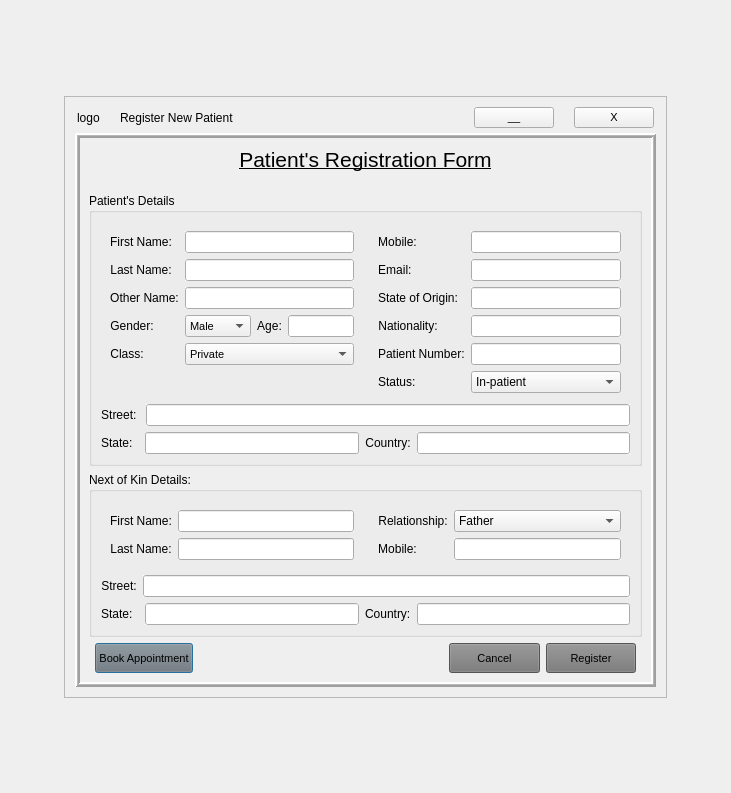
<?xml version="1.0" encoding="UTF-8"?>
<ui version="4.0">
 <class>Register</class>
 <widget class="QDialog" name="Register">
  <property name="geometry">
   <rect>
    <x>0</x>
    <y>0</y>
    <width>731</width>
    <height>793</height>
   </rect>
  </property>
  <property name="sizePolicy">
   <sizepolicy hsizetype="Fixed" vsizetype="Fixed">
    <horstretch>0</horstretch>
    <verstretch>0</verstretch>
   </sizepolicy>
  </property>
  <property name="windowTitle">
   <string>Dialog</string>
  </property>
  <layout class="QGridLayout" name="gridLayout_4">
   <property name="leftMargin">
    <number>2</number>
   </property>
   <property name="topMargin">
    <number>2</number>
   </property>
   <property name="rightMargin">
    <number>2</number>
   </property>
   <property name="bottomMargin">
    <number>2</number>
   </property>
   <property name="spacing">
    <number>2</number>
   </property>
   <item row="2" column="1">
    <spacer name="verticalSpacer_2">
     <property name="orientation">
      <enum>Qt::Vertical</enum>
     </property>
     <property name="sizeHint" stdset="0">
      <size>
       <width>20</width>
       <height>40</height>
      </size>
     </property>
    </spacer>
   </item>
   <item row="1" column="0">
    <spacer name="horizontalSpacer_2">
     <property name="orientation">
      <enum>Qt::Horizontal</enum>
     </property>
     <property name="sizeHint" stdset="0">
      <size>
       <width>40</width>
       <height>20</height>
      </size>
     </property>
    </spacer>
   </item>
   <item row="0" column="1">
    <spacer name="verticalSpacer">
     <property name="orientation">
      <enum>Qt::Vertical</enum>
     </property>
     <property name="sizeHint" stdset="0">
      <size>
       <width>20</width>
       <height>40</height>
      </size>
     </property>
    </spacer>
   </item>
   <item row="1" column="1">
    <widget class="QFrame" name="bgflayer">
     <property name="focusPolicy">
      <enum>Qt::StrongFocus</enum>
     </property>
     <property name="autoFillBackground">
      <bool>false</bool>
     </property>
     <property name="frameShape">
      <enum>QFrame::StyledPanel</enum>
     </property>
     <property name="frameShadow">
      <enum>QFrame::Raised</enum>
     </property>
     <layout class="QGridLayout" name="gridLayout_5">
      <property name="leftMargin">
       <number>10</number>
      </property>
      <property name="topMargin">
       <number>10</number>
      </property>
      <property name="rightMargin">
       <number>10</number>
      </property>
      <property name="bottomMargin">
       <number>10</number>
      </property>
      <property name="horizontalSpacing">
       <number>9</number>
      </property>
      <property name="verticalSpacing">
       <number>5</number>
      </property>
      <item row="1" column="0">
       <widget class="QFrame" name="bgfFrame">
        <property name="sizePolicy">
         <sizepolicy hsizetype="Preferred" vsizetype="Expanding">
          <horstretch>0</horstretch>
          <verstretch>0</verstretch>
         </sizepolicy>
        </property>
        <property name="autoFillBackground">
         <bool>true</bool>
        </property>
        <property name="frameShape">
         <enum>QFrame::Box</enum>
        </property>
        <property name="frameShadow">
         <enum>QFrame::Raised</enum>
        </property>
        <property name="lineWidth">
         <number>2</number>
        </property>
        <property name="midLineWidth">
         <number>1</number>
        </property>
        <layout class="QGridLayout" name="gridLayout_2">
         <item row="5" column="0">
          <layout class="QHBoxLayout" name="horizontalLayout">
           <property name="leftMargin">
            <number>6</number>
           </property>
           <property name="rightMargin">
            <number>6</number>
           </property>
           <item>
            <widget class="QPushButton" name="bookBtn">
             <property name="sizePolicy">
              <sizepolicy hsizetype="Minimum" vsizetype="Fixed">
               <horstretch>0</horstretch>
               <verstretch>3</verstretch>
              </sizepolicy>
             </property>
             <property name="minimumSize">
              <size>
               <width>0</width>
               <height>30</height>
              </size>
             </property>
             <property name="font">
              <font>
               <family>Tahoma</family>
               <pointsize>8</pointsize>
              </font>
             </property>
             <property name="cursor">
              <cursorShape>PointingHandCursor</cursorShape>
             </property>
             <property name="autoFillBackground">
              <bool>false</bool>
             </property>
             <property name="styleSheet">
              <string notr="true">background-color: rgb(118, 118, 118);
color: rgb(0, 0, 0);</string>
             </property>
             <property name="text">
              <string>Book Appointment</string>
             </property>
            </widget>
           </item>
           <item>
            <spacer name="horizontalSpacer">
             <property name="orientation">
              <enum>Qt::Horizontal</enum>
             </property>
             <property name="sizeType">
              <enum>QSizePolicy::Maximum</enum>
             </property>
             <property name="sizeHint" stdset="0">
              <size>
               <width>250</width>
               <height>20</height>
              </size>
             </property>
            </spacer>
           </item>
           <item>
            <widget class="QPushButton" name="cancelBtn">
             <property name="sizePolicy">
              <sizepolicy hsizetype="Minimum" vsizetype="Fixed">
               <horstretch>0</horstretch>
               <verstretch>3</verstretch>
              </sizepolicy>
             </property>
             <property name="minimumSize">
              <size>
               <width>0</width>
               <height>30</height>
              </size>
             </property>
             <property name="font">
              <font>
               <family>Tahoma</family>
               <pointsize>8</pointsize>
              </font>
             </property>
             <property name="cursor">
              <cursorShape>PointingHandCursor</cursorShape>
             </property>
             <property name="autoFillBackground">
              <bool>false</bool>
             </property>
             <property name="styleSheet">
              <string notr="true">background-color: rgb(118, 118, 118);
color: rgb(0, 0, 0);</string>
             </property>
             <property name="text">
              <string>Cancel</string>
             </property>
            </widget>
           </item>
           <item>
            <widget class="QPushButton" name="regBtn">
             <property name="sizePolicy">
              <sizepolicy hsizetype="Minimum" vsizetype="Fixed">
               <horstretch>0</horstretch>
               <verstretch>3</verstretch>
              </sizepolicy>
             </property>
             <property name="minimumSize">
              <size>
               <width>0</width>
               <height>30</height>
              </size>
             </property>
             <property name="font">
              <font>
               <family>Tahoma</family>
               <pointsize>8</pointsize>
              </font>
             </property>
             <property name="cursor">
              <cursorShape>PointingHandCursor</cursorShape>
             </property>
             <property name="autoFillBackground">
              <bool>false</bool>
             </property>
             <property name="styleSheet">
              <string notr="true">background-color: rgb(118, 118, 118);
color: rgb(0, 0, 0);</string>
             </property>
             <property name="text">
              <string>Register</string>
             </property>
            </widget>
           </item>
          </layout>
         </item>
         <item row="2" column="0">
          <widget class="QGroupBox" name="groupBox_3">
           <property name="sizePolicy">
            <sizepolicy hsizetype="Preferred" vsizetype="Fixed">
             <horstretch>0</horstretch>
             <verstretch>0</verstretch>
            </sizepolicy>
           </property>
           <property name="title">
            <string>Patient's Details</string>
           </property>
           <property name="flat">
            <bool>true</bool>
           </property>
           <layout class="QGridLayout" name="gridLayout_3">
            <item row="0" column="0">
             <widget class="QFrame" name="frame">
              <property name="sizePolicy">
               <sizepolicy hsizetype="Preferred" vsizetype="Preferred">
                <horstretch>1</horstretch>
                <verstretch>0</verstretch>
               </sizepolicy>
              </property>
              <property name="frameShape">
               <enum>QFrame::NoFrame</enum>
              </property>
              <property name="frameShadow">
               <enum>QFrame::Plain</enum>
              </property>
              <layout class="QFormLayout" name="formLayout">
               <property name="bottomMargin">
                <number>4</number>
               </property>
               <item row="0" column="0">
                <widget class="QLabel" name="pfnamelbl">
                 <property name="text">
                  <string>First Name:</string>
                 </property>
                 <property name="alignment">
                  <set>Qt::AlignCenter</set>
                 </property>
                 <property name="wordWrap">
                  <bool>true</bool>
                 </property>
                 <property name="margin">
                  <number>5</number>
                 </property>
                </widget>
               </item>
               <item row="0" column="1">
                <widget class="QLineEdit" name="pfname">
                 <property name="minimumSize">
                  <size>
                   <width>0</width>
                   <height>0</height>
                  </size>
                 </property>
                 <property name="font">
                  <font>
                   <family>Tahoma</family>
                   <pointsize>8</pointsize>
                  </font>
                 </property>
                 <property name="autoFillBackground">
                  <bool>true</bool>
                 </property>
                </widget>
               </item>
               <item row="1" column="0">
                <widget class="QLabel" name="plnamelbl">
                 <property name="text">
                  <string>Last Name:</string>
                 </property>
                 <property name="alignment">
                  <set>Qt::AlignCenter</set>
                 </property>
                 <property name="wordWrap">
                  <bool>true</bool>
                 </property>
                 <property name="margin">
                  <number>5</number>
                 </property>
                </widget>
               </item>
               <item row="1" column="1">
                <widget class="QLineEdit" name="plname">
                 <property name="font">
                  <font>
                   <family>Tahoma</family>
                   <pointsize>8</pointsize>
                  </font>
                 </property>
                 <property name="autoFillBackground">
                  <bool>true</bool>
                 </property>
                </widget>
               </item>
               <item row="2" column="0">
                <widget class="QLabel" name="ponamelbl">
                 <property name="text">
                  <string>Other Name:</string>
                 </property>
                 <property name="alignment">
                  <set>Qt::AlignCenter</set>
                 </property>
                 <property name="wordWrap">
                  <bool>true</bool>
                 </property>
                 <property name="margin">
                  <number>5</number>
                 </property>
                </widget>
               </item>
               <item row="2" column="1">
                <widget class="QLineEdit" name="poname">
                 <property name="font">
                  <font>
                   <family>Tahoma</family>
                   <pointsize>8</pointsize>
                  </font>
                 </property>
                 <property name="autoFillBackground">
                  <bool>true</bool>
                 </property>
                </widget>
               </item>
               <item row="3" column="0">
                <widget class="QLabel" name="pgenderlbl">
                 <property name="text">
                  <string>Gender:</string>
                 </property>
                 <property name="alignment">
                  <set>Qt::AlignCenter</set>
                 </property>
                 <property name="wordWrap">
                  <bool>true</bool>
                 </property>
                 <property name="margin">
                  <number>5</number>
                 </property>
                 <property name="indent">
                  <number>2</number>
                 </property>
                 <property name="openExternalLinks">
                  <bool>false</bool>
                 </property>
                </widget>
               </item>
               <item row="3" column="1">
                <layout class="QHBoxLayout" name="horizontalLayout_14">
                 <item>
                  <widget class="QComboBox" name="pgender">
                   <property name="sizePolicy">
                    <sizepolicy hsizetype="Expanding" vsizetype="Fixed">
                     <horstretch>0</horstretch>
                     <verstretch>0</verstretch>
                    </sizepolicy>
                   </property>
                   <property name="font">
                    <font>
                     <family>Tahoma</family>
                     <pointsize>8</pointsize>
                    </font>
                   </property>
                   <item>
                    <property name="text">
                     <string>Male</string>
                    </property>
                   </item>
                   <item>
                    <property name="text">
                     <string>Female</string>
                    </property>
                   </item>
                   <item>
                    <property name="text">
                     <string>Other</string>
                    </property>
                   </item>
                  </widget>
                 </item>
                 <item>
                  <widget class="QLabel" name="pagelbl">
                   <property name="text">
                    <string>Age:</string>
                   </property>
                   <property name="alignment">
                    <set>Qt::AlignCenter</set>
                   </property>
                   <property name="wordWrap">
                    <bool>true</bool>
                   </property>
                   <property name="margin">
                    <number>6</number>
                   </property>
                  </widget>
                 </item>
                 <item>
                  <widget class="QLineEdit" name="page">
                   <property name="font">
                    <font>
                     <family>Tahoma</family>
                     <pointsize>8</pointsize>
                    </font>
                   </property>
                   <property name="autoFillBackground">
                    <bool>true</bool>
                   </property>
                  </widget>
                 </item>
                </layout>
               </item>
               <item row="4" column="0">
                <widget class="QLabel" name="pclasslbl">
                 <property name="text">
                  <string>Class:</string>
                 </property>
                 <property name="alignment">
                  <set>Qt::AlignCenter</set>
                 </property>
                 <property name="wordWrap">
                  <bool>true</bool>
                 </property>
                 <property name="margin">
                  <number>5</number>
                 </property>
                </widget>
               </item>
               <item row="4" column="1">
                <widget class="QComboBox" name="pclass">
                 <property name="sizePolicy">
                  <sizepolicy hsizetype="Expanding" vsizetype="Fixed">
                   <horstretch>0</horstretch>
                   <verstretch>0</verstretch>
                  </sizepolicy>
                 </property>
                 <property name="font">
                  <font>
                   <family>MS Shell Dlg 2</family>
                   <pointsize>8</pointsize>
                  </font>
                 </property>
                 <item>
                  <property name="text">
                   <string>Private</string>
                  </property>
                 </item>
                 <item>
                  <property name="text">
                   <string>Company</string>
                  </property>
                 </item>
                 <item>
                  <property name="text">
                   <string>HMO</string>
                  </property>
                 </item>
                 <item>
                  <property name="text">
                   <string>Family</string>
                  </property>
                 </item>
                </widget>
               </item>
              </layout>
             </widget>
            </item>
            <item row="1" column="0" colspan="2">
             <layout class="QVBoxLayout" name="verticalLayout_2">
              <item>
               <layout class="QHBoxLayout" name="horizontalLayout_3">
                <item>
                 <widget class="QLabel" name="paddressL1lbl">
                  <property name="sizePolicy">
                   <sizepolicy hsizetype="Fixed" vsizetype="Preferred">
                    <horstretch>0</horstretch>
                    <verstretch>0</verstretch>
                   </sizepolicy>
                  </property>
                  <property name="text">
                   <string>Street: </string>
                  </property>
                  <property name="alignment">
                   <set>Qt::AlignCenter</set>
                  </property>
                  <property name="wordWrap">
                   <bool>true</bool>
                  </property>
                  <property name="margin">
                   <number>5</number>
                  </property>
                 </widget>
                </item>
                <item>
                 <widget class="QLineEdit" name="paddressL1">
                  <property name="font">
                   <font>
                    <family>Tahoma</family>
                    <pointsize>8</pointsize>
                   </font>
                  </property>
                  <property name="autoFillBackground">
                   <bool>true</bool>
                  </property>
                 </widget>
                </item>
               </layout>
              </item>
              <item>
               <layout class="QHBoxLayout" name="horizontalLayout_4">
                <item>
                 <widget class="QLabel" name="pstatelbl">
                  <property name="text">
                   <string>State:  </string>
                  </property>
                  <property name="margin">
                   <number>5</number>
                  </property>
                 </widget>
                </item>
                <item>
                 <widget class="QLineEdit" name="pstate"/>
                </item>
                <item>
                 <widget class="QLabel" name="pcountrylbl">
                  <property name="sizePolicy">
                   <sizepolicy hsizetype="Fixed" vsizetype="Preferred">
                    <horstretch>0</horstretch>
                    <verstretch>0</verstretch>
                   </sizepolicy>
                  </property>
                  <property name="text">
                   <string>Country:</string>
                  </property>
                  <property name="alignment">
                   <set>Qt::AlignCenter</set>
                  </property>
                  <property name="margin">
                   <number>5</number>
                  </property>
                 </widget>
                </item>
                <item>
                 <widget class="QLineEdit" name="pcountry">
                  <property name="font">
                   <font>
                    <family>Tahoma</family>
                    <pointsize>8</pointsize>
                   </font>
                  </property>
                  <property name="autoFillBackground">
                   <bool>true</bool>
                  </property>
                 </widget>
                </item>
               </layout>
              </item>
             </layout>
            </item>
            <item row="0" column="1">
             <widget class="QFrame" name="frame_2">
              <property name="sizePolicy">
               <sizepolicy hsizetype="Preferred" vsizetype="Preferred">
                <horstretch>1</horstretch>
                <verstretch>0</verstretch>
               </sizepolicy>
              </property>
              <property name="frameShape">
               <enum>QFrame::NoFrame</enum>
              </property>
              <property name="frameShadow">
               <enum>QFrame::Plain</enum>
              </property>
              <layout class="QFormLayout" name="formLayout_2">
               <property name="bottomMargin">
                <number>5</number>
               </property>
               <item row="0" column="0">
                <widget class="QLabel" name="pmobilelbl">
                 <property name="text">
                  <string>Mobile:</string>
                 </property>
                 <property name="alignment">
                  <set>Qt::AlignCenter</set>
                 </property>
                 <property name="wordWrap">
                  <bool>true</bool>
                 </property>
                 <property name="margin">
                  <number>5</number>
                 </property>
                </widget>
               </item>
               <item row="0" column="1">
                <widget class="QLineEdit" name="pmobile">
                 <property name="font">
                  <font>
                   <family>Tahoma</family>
                   <pointsize>8</pointsize>
                  </font>
                 </property>
                 <property name="autoFillBackground">
                  <bool>true</bool>
                 </property>
                </widget>
               </item>
               <item row="1" column="0">
                <widget class="QLabel" name="pemaillbl">
                 <property name="text">
                  <string>Email: </string>
                 </property>
                 <property name="alignment">
                  <set>Qt::AlignCenter</set>
                 </property>
                 <property name="margin">
                  <number>5</number>
                 </property>
                </widget>
               </item>
               <item row="1" column="1">
                <widget class="QLineEdit" name="pemail">
                 <property name="font">
                  <font>
                   <family>Tahoma</family>
                   <pointsize>8</pointsize>
                  </font>
                 </property>
                 <property name="autoFillBackground">
                  <bool>true</bool>
                 </property>
                </widget>
               </item>
               <item row="2" column="0">
                <widget class="QLabel" name="poriginlbl">
                 <property name="text">
                  <string>State of Origin:</string>
                 </property>
                 <property name="alignment">
                  <set>Qt::AlignCenter</set>
                 </property>
                 <property name="wordWrap">
                  <bool>true</bool>
                 </property>
                 <property name="margin">
                  <number>5</number>
                 </property>
                </widget>
               </item>
               <item row="2" column="1">
                <widget class="QLineEdit" name="porigin">
                 <property name="font">
                  <font>
                   <family>Tahoma</family>
                   <pointsize>8</pointsize>
                  </font>
                 </property>
                 <property name="autoFillBackground">
                  <bool>true</bool>
                 </property>
                </widget>
               </item>
               <item row="4" column="0">
                <widget class="QLabel" name="pnumberlbl">
                 <property name="text">
                  <string>Patient Number:</string>
                 </property>
                 <property name="margin">
                  <number>5</number>
                 </property>
                </widget>
               </item>
               <item row="4" column="1">
                <widget class="QLineEdit" name="pnumber"/>
               </item>
               <item row="5" column="0">
                <widget class="QLabel" name="pstatuslbl">
                 <property name="text">
                  <string>Status:</string>
                 </property>
                 <property name="margin">
                  <number>5</number>
                 </property>
                </widget>
               </item>
               <item row="5" column="1">
                <widget class="QComboBox" name="pstatus">
                 <item>
                  <property name="text">
                   <string>In-patient</string>
                  </property>
                 </item>
                 <item>
                  <property name="text">
                   <string>Out-patient</string>
                  </property>
                 </item>
                 <item>
                  <property name="text">
                   <string>Discharged</string>
                  </property>
                 </item>
                </widget>
               </item>
               <item row="3" column="0">
                <widget class="QLabel" name="pnationalitylbl">
                 <property name="text">
                  <string>Nationality:</string>
                 </property>
                 <property name="alignment">
                  <set>Qt::AlignCenter</set>
                 </property>
                 <property name="margin">
                  <number>5</number>
                 </property>
                </widget>
               </item>
               <item row="3" column="1">
                <widget class="QLineEdit" name="pnationality">
                 <property name="font">
                  <font>
                   <family>Tahoma</family>
                   <pointsize>8</pointsize>
                  </font>
                 </property>
                 <property name="autoFillBackground">
                  <bool>true</bool>
                 </property>
                </widget>
               </item>
              </layout>
             </widget>
            </item>
           </layout>
          </widget>
         </item>
         <item row="1" column="0">
          <widget class="QLabel" name="pinfo">
           <property name="font">
            <font>
             <family>Tahoma</family>
             <pointsize>6</pointsize>
             <italic>true</italic>
            </font>
           </property>
           <property name="text">
            <string/>
           </property>
           <property name="alignment">
            <set>Qt::AlignCenter</set>
           </property>
          </widget>
         </item>
         <item row="3" column="0">
          <widget class="QGroupBox" name="groupBox_2">
           <property name="sizePolicy">
            <sizepolicy hsizetype="Preferred" vsizetype="Fixed">
             <horstretch>0</horstretch>
             <verstretch>0</verstretch>
            </sizepolicy>
           </property>
           <property name="title">
            <string>Next of Kin Details:</string>
           </property>
           <layout class="QGridLayout" name="gridLayout">
            <item row="1" column="0">
             <widget class="QFrame" name="frame_4">
              <property name="sizePolicy">
               <sizepolicy hsizetype="Preferred" vsizetype="Preferred">
                <horstretch>1</horstretch>
                <verstretch>0</verstretch>
               </sizepolicy>
              </property>
              <property name="frameShape">
               <enum>QFrame::NoFrame</enum>
              </property>
              <property name="frameShadow">
               <enum>QFrame::Plain</enum>
              </property>
              <layout class="QFormLayout" name="formLayout_3">
               <item row="0" column="0">
                <widget class="QLabel" name="pkfnamelbl">
                 <property name="text">
                  <string>First Name:</string>
                 </property>
                 <property name="alignment">
                  <set>Qt::AlignCenter</set>
                 </property>
                 <property name="wordWrap">
                  <bool>true</bool>
                 </property>
                 <property name="margin">
                  <number>5</number>
                 </property>
                </widget>
               </item>
               <item row="0" column="1">
                <widget class="QLineEdit" name="pkfname">
                 <property name="minimumSize">
                  <size>
                   <width>0</width>
                   <height>0</height>
                  </size>
                 </property>
                 <property name="font">
                  <font>
                   <family>Tahoma</family>
                   <pointsize>8</pointsize>
                  </font>
                 </property>
                 <property name="autoFillBackground">
                  <bool>true</bool>
                 </property>
                </widget>
               </item>
               <item row="1" column="0">
                <widget class="QLabel" name="pklnamelbl">
                 <property name="text">
                  <string>Last Name:</string>
                 </property>
                 <property name="alignment">
                  <set>Qt::AlignCenter</set>
                 </property>
                 <property name="wordWrap">
                  <bool>true</bool>
                 </property>
                 <property name="margin">
                  <number>5</number>
                 </property>
                </widget>
               </item>
               <item row="1" column="1">
                <widget class="QLineEdit" name="pklname"/>
               </item>
              </layout>
             </widget>
            </item>
            <item row="1" column="1">
             <widget class="QFrame" name="frame_6">
              <property name="sizePolicy">
               <sizepolicy hsizetype="Preferred" vsizetype="Preferred">
                <horstretch>1</horstretch>
                <verstretch>0</verstretch>
               </sizepolicy>
              </property>
              <property name="frameShape">
               <enum>QFrame::NoFrame</enum>
              </property>
              <property name="frameShadow">
               <enum>QFrame::Plain</enum>
              </property>
              <layout class="QFormLayout" name="formLayout_4">
               <item row="0" column="0">
                <widget class="QLabel" name="pkrelationshiplbl">
                 <property name="text">
                  <string>Relationship:</string>
                 </property>
                 <property name="alignment">
                  <set>Qt::AlignCenter</set>
                 </property>
                 <property name="wordWrap">
                  <bool>true</bool>
                 </property>
                 <property name="margin">
                  <number>5</number>
                 </property>
                </widget>
               </item>
               <item row="0" column="1">
                <widget class="QComboBox" name="pkrelationship">
                 <item>
                  <property name="text">
                   <string>Father</string>
                  </property>
                 </item>
                 <item>
                  <property name="text">
                   <string>Mother</string>
                  </property>
                 </item>
                 <item>
                  <property name="text">
                   <string>Husband</string>
                  </property>
                 </item>
                 <item>
                  <property name="text">
                   <string>Wife</string>
                  </property>
                 </item>
                 <item>
                  <property name="text">
                   <string>Brother</string>
                  </property>
                 </item>
                 <item>
                  <property name="text">
                   <string>Sister</string>
                  </property>
                 </item>
                 <item>
                  <property name="text">
                   <string>Friend</string>
                  </property>
                 </item>
                </widget>
               </item>
               <item row="1" column="0">
                <widget class="QLabel" name="pkmobilelbl">
                 <property name="text">
                  <string>Mobile:</string>
                 </property>
                 <property name="alignment">
                  <set>Qt::AlignCenter</set>
                 </property>
                 <property name="wordWrap">
                  <bool>true</bool>
                 </property>
                 <property name="margin">
                  <number>5</number>
                 </property>
                </widget>
               </item>
               <item row="1" column="1">
                <widget class="QLineEdit" name="pkmobile">
                 <property name="font">
                  <font>
                   <family>Tahoma</family>
                   <pointsize>8</pointsize>
                  </font>
                 </property>
                 <property name="autoFillBackground">
                  <bool>true</bool>
                 </property>
                </widget>
               </item>
              </layout>
             </widget>
            </item>
            <item row="2" column="0" colspan="2">
             <layout class="QVBoxLayout" name="verticalLayout_3">
              <item>
               <layout class="QHBoxLayout" name="horizontalLayout_5">
                <item>
                 <widget class="QLabel" name="pkaddressL1lbl">
                  <property name="sizePolicy">
                   <sizepolicy hsizetype="Fixed" vsizetype="Preferred">
                    <horstretch>0</horstretch>
                    <verstretch>0</verstretch>
                   </sizepolicy>
                  </property>
                  <property name="text">
                   <string>Street:</string>
                  </property>
                  <property name="alignment">
                   <set>Qt::AlignCenter</set>
                  </property>
                  <property name="wordWrap">
                   <bool>true</bool>
                  </property>
                  <property name="margin">
                   <number>5</number>
                  </property>
                 </widget>
                </item>
                <item>
                 <widget class="QLineEdit" name="pkaddressL1">
                  <property name="font">
                   <font>
                    <family>Tahoma</family>
                    <pointsize>8</pointsize>
                   </font>
                  </property>
                  <property name="autoFillBackground">
                   <bool>true</bool>
                  </property>
                 </widget>
                </item>
               </layout>
              </item>
              <item>
               <layout class="QHBoxLayout" name="horizontalLayout_6">
                <item>
                 <widget class="QLabel" name="pkstatelbl">
                  <property name="sizePolicy">
                   <sizepolicy hsizetype="Fixed" vsizetype="Preferred">
                    <horstretch>0</horstretch>
                    <verstretch>0</verstretch>
                   </sizepolicy>
                  </property>
                  <property name="text">
                   <string>State:  </string>
                  </property>
                  <property name="alignment">
                   <set>Qt::AlignCenter</set>
                  </property>
                  <property name="margin">
                   <number>5</number>
                  </property>
                 </widget>
                </item>
                <item>
                 <widget class="QLineEdit" name="pkstate">
                  <property name="font">
                   <font>
                    <family>Tahoma</family>
                    <pointsize>8</pointsize>
                   </font>
                  </property>
                  <property name="autoFillBackground">
                   <bool>true</bool>
                  </property>
                 </widget>
                </item>
                <item>
                 <widget class="QLabel" name="pkcountrylbl">
                  <property name="text">
                   <string>Country:</string>
                  </property>
                  <property name="margin">
                   <number>5</number>
                  </property>
                 </widget>
                </item>
                <item>
                 <widget class="QLineEdit" name="pkcountry"/>
                </item>
               </layout>
              </item>
             </layout>
            </item>
           </layout>
          </widget>
         </item>
         <item row="0" column="0">
          <layout class="QHBoxLayout" name="horizontalLayout_2">
           <item>
            <widget class="QLabel" name="label">
             <property name="sizePolicy">
              <sizepolicy hsizetype="Expanding" vsizetype="Fixed">
               <horstretch>0</horstretch>
               <verstretch>0</verstretch>
              </sizepolicy>
             </property>
             <property name="font">
              <font>
               <family>MS Shell Dlg 2</family>
               <pointsize>16</pointsize>
               <underline>true</underline>
              </font>
             </property>
             <property name="autoFillBackground">
              <bool>false</bool>
             </property>
             <property name="text">
              <string>Patient's Registration Form</string>
             </property>
             <property name="alignment">
              <set>Qt::AlignCenter</set>
             </property>
             <property name="wordWrap">
              <bool>true</bool>
             </property>
             <property name="margin">
              <number>6</number>
             </property>
            </widget>
           </item>
          </layout>
         </item>
        </layout>
       </widget>
      </item>
      <item row="0" column="0">
       <layout class="QHBoxLayout" name="horizontalLayout_7">
        <property name="spacing">
         <number>20</number>
        </property>
        <property name="leftMargin">
         <number>2</number>
        </property>
        <property name="rightMargin">
         <number>2</number>
        </property>
        <item>
         <widget class="QLabel" name="logo">
          <property name="text">
           <string>logo</string>
          </property>
         </widget>
        </item>
        <item>
         <widget class="QLabel" name="bgflbl">
          <property name="sizePolicy">
           <sizepolicy hsizetype="Expanding" vsizetype="Preferred">
            <horstretch>0</horstretch>
            <verstretch>0</verstretch>
           </sizepolicy>
          </property>
          <property name="text">
           <string>Register New Patient</string>
          </property>
         </widget>
        </item>
        <item>
         <widget class="QPushButton" name="miniBtn">
          <property name="sizePolicy">
           <sizepolicy hsizetype="Fixed" vsizetype="Fixed">
            <horstretch>0</horstretch>
            <verstretch>0</verstretch>
           </sizepolicy>
          </property>
          <property name="font">
           <font>
            <family>Tahoma</family>
            <pointsize>8</pointsize>
           </font>
          </property>
          <property name="cursor">
           <cursorShape>PointingHandCursor</cursorShape>
          </property>
          <property name="mouseTracking">
           <bool>true</bool>
          </property>
          <property name="tabletTracking">
           <bool>true</bool>
          </property>
          <property name="autoFillBackground">
           <bool>false</bool>
          </property>
          <property name="text">
           <string>__</string>
          </property>
          <property name="autoDefault">
           <bool>false</bool>
          </property>
          <property name="flat">
           <bool>false</bool>
          </property>
         </widget>
        </item>
        <item>
         <widget class="QPushButton" name="exitBtn">
          <property name="sizePolicy">
           <sizepolicy hsizetype="Fixed" vsizetype="Fixed">
            <horstretch>0</horstretch>
            <verstretch>0</verstretch>
           </sizepolicy>
          </property>
          <property name="maximumSize">
           <size>
            <width>16777215</width>
            <height>16777215</height>
           </size>
          </property>
          <property name="font">
           <font>
            <family>Tahoma</family>
            <pointsize>8</pointsize>
           </font>
          </property>
          <property name="cursor">
           <cursorShape>PointingHandCursor</cursorShape>
          </property>
          <property name="mouseTracking">
           <bool>true</bool>
          </property>
          <property name="tabletTracking">
           <bool>true</bool>
          </property>
          <property name="layoutDirection">
           <enum>Qt::LeftToRight</enum>
          </property>
          <property name="autoFillBackground">
           <bool>false</bool>
          </property>
          <property name="text">
           <string>X</string>
          </property>
          <property name="autoDefault">
           <bool>false</bool>
          </property>
          <property name="flat">
           <bool>false</bool>
          </property>
         </widget>
        </item>
       </layout>
      </item>
     </layout>
    </widget>
   </item>
   <item row="1" column="2">
    <spacer name="horizontalSpacer_3">
     <property name="orientation">
      <enum>Qt::Horizontal</enum>
     </property>
     <property name="sizeHint" stdset="0">
      <size>
       <width>40</width>
       <height>20</height>
      </size>
     </property>
    </spacer>
   </item>
  </layout>
 </widget>
 <resources/>
 <connections/>
</ui>
